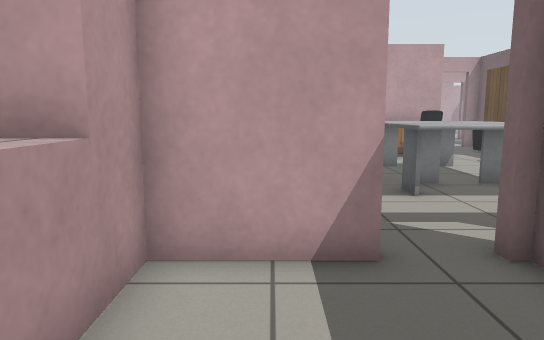
view 1 (above)

15 first-person views from a walk through a robot-simulator world made for Gazebo. The camera is 0.9 m above the floor, tilts 8° down and sees 70° across. The floor is counted in squares, 0.5 m on a side. Each view is taken from the middle of a square. On the plan, view 1 faces up. The plan holds only what a view shows up to about 18 squares ahead; the rest is blank. The place goes on beyond the plan. Simple patterns stand in for the simulator's built-in surfaces. Simple shapes stand in for some stock models. Surface patterns are stand-ins for the level's own textures.

view 2
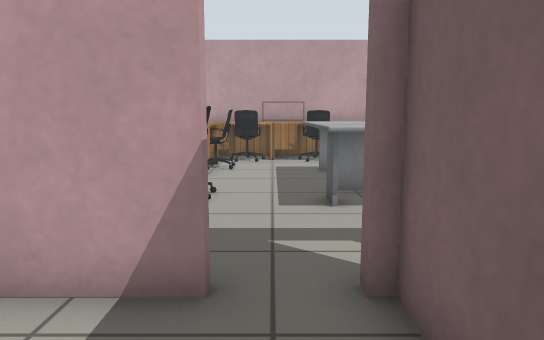

view 3
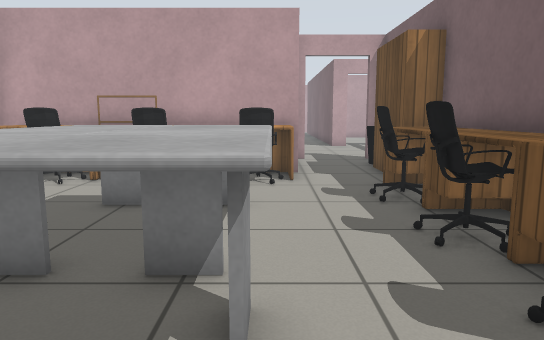

view 4
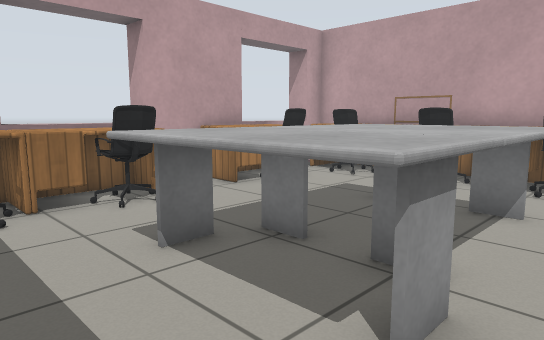

view 5
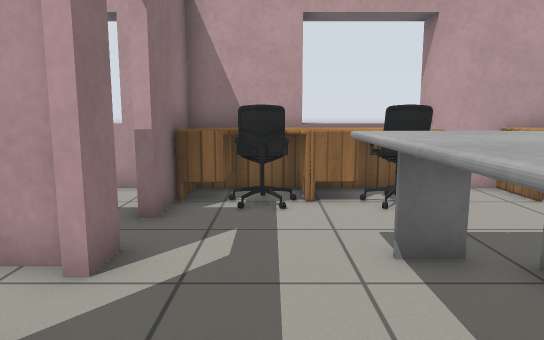

view 6
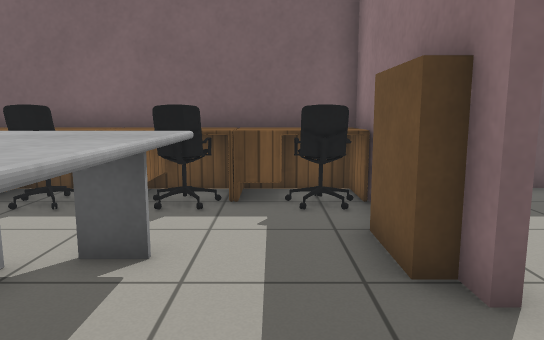

view 7
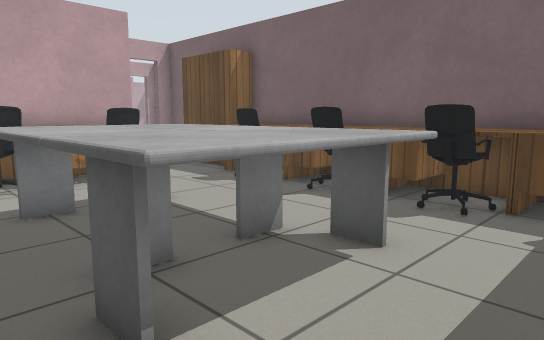

view 8
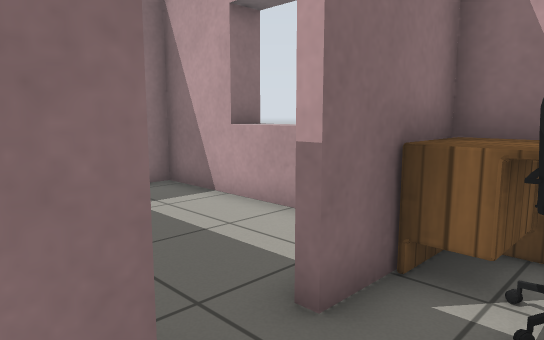

view 9
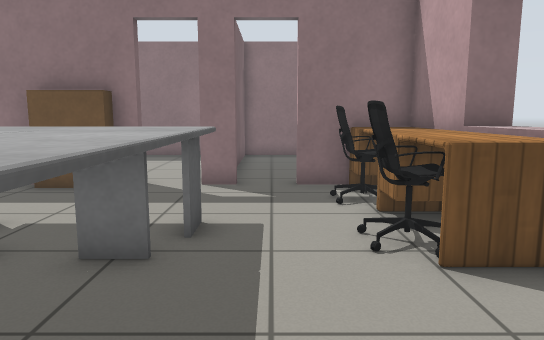

view 10
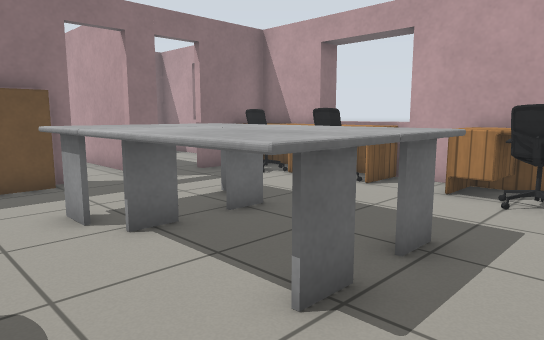

view 11
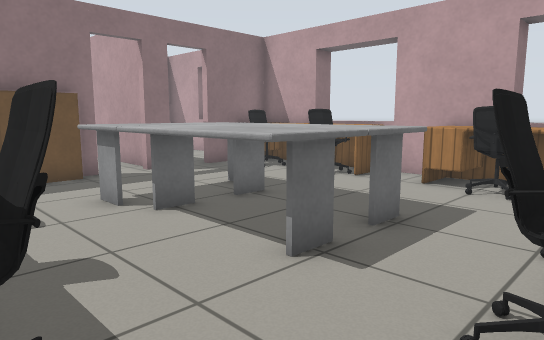

view 12
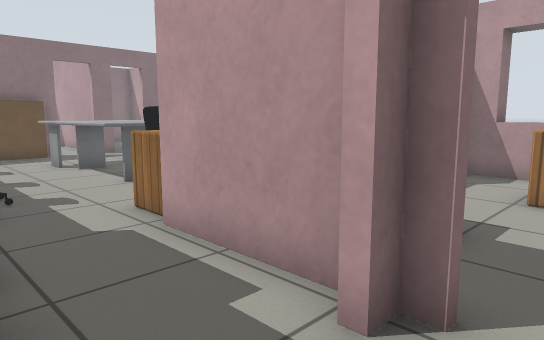

view 13
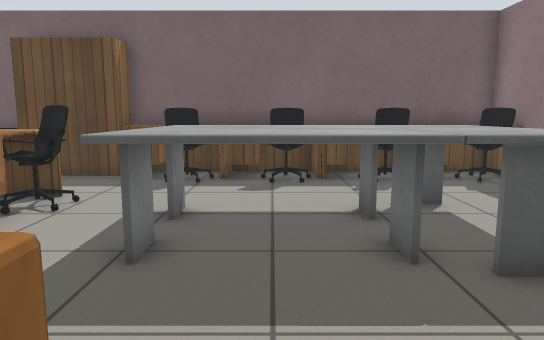

view 14
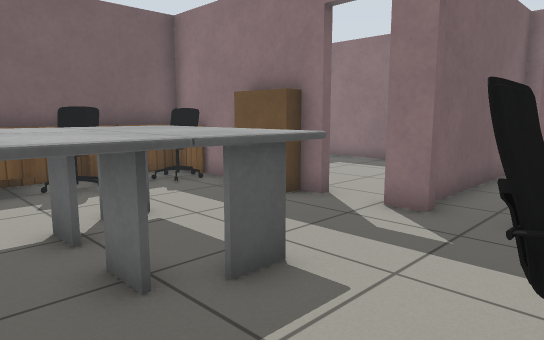

view 15
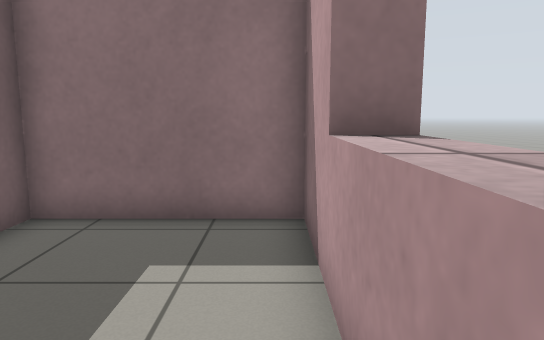

### Floor plan
Ten units are one square. View 1 is at (0, 0); x grows to the right and y downward. Boxes are objects, and circles mark ways between rooms. Rooms are numbered by the first view taken in them; rooms with no view inside come last. Other rooms are left out.
<svg viewBox="-21 -240 156 271">
<path fill="none" stroke="#000" d="M14 -46 -16 -46 -16 26 32 26 32 -47M26 -183 15 -183M54 -49 116 -49 116 -166M29 -49 39 -49M-4 -183 -16 -183 -16 -49 14 -49M78 -219 78 -183 74 -183M116 -201 116 -222 109 -222M78 -230 78 -225"/>
<rect x="-15" y="-85" width="20" height="40" fill="#bbb"><title>desk</title></rect>
<rect x="-15" y="-115" width="20" height="30" fill="#bbb"><title>desk</title></rect>
<rect x="-15" y="-155" width="20" height="30" fill="#bbb"><title>desk</title></rect>
<rect x="-15" y="-185" width="30" height="20" fill="#bbb"><title>desk</title></rect>
<rect x="-5" y="-75" width="20" height="20" fill="#bbb"><title>office chair</title></rect>
<rect x="-5" y="-105" width="20" height="20" fill="#bbb"><title>office chair</title></rect>
<rect x="-5" y="-155" width="20" height="20" fill="#bbb"><title>office chair</title></rect>
<rect x="5" y="-175" width="10" height="20" fill="#bbb"><title>office chair</title></rect>
<rect x="15" y="-185" width="40" height="20" fill="#bbb"><title>desk</title></rect>
<rect x="25" y="-105" width="50" height="30" fill="#bbb"><title>table</title></rect>
<rect x="25" y="-145" width="20" height="40" fill="#bbb"><title>table</title></rect>
<rect x="25" y="-175" width="20" height="20" fill="#bbb"><title>office chair</title></rect>
<rect x="45" y="-145" width="30" height="40" fill="#bbb"><title>table</title></rect>
<rect x="45" y="-185" width="40" height="20" fill="#bbb"><title>desk</title></rect>
<rect x="55" y="-175" width="20" height="20" fill="#bbb"><title>office chair</title></rect>
<rect x="65" y="-55" width="10" height="10" fill="#bbb"><title>bookshelf</title></rect>
<rect x="85" y="-65" width="20" height="10" fill="#bbb"><title>office chair</title></rect>
<rect x="85" y="-95" width="20" height="20" fill="#bbb"><title>office chair</title></rect>
<rect x="85" y="-125" width="20" height="20" fill="#bbb"><title>office chair</title></rect>
<rect x="85" y="-155" width="20" height="20" fill="#bbb"><title>office chair</title></rect>
<rect x="95" y="-85" width="20" height="40" fill="#bbb"><title>desk</title></rect>
<rect x="95" y="-105" width="20" height="20" fill="#bbb"><title>desk</title></rect>
<rect x="95" y="-135" width="20" height="30" fill="#bbb"><title>desk</title></rect>
<rect x="95" y="-165" width="20" height="30" fill="#bbb"><title>desk</title></rect>
<rect x="105" y="-195" width="10" height="40" fill="#bbb"><title>bookshelf</title></rect>
<rect x="105" y="-215" width="10" height="20" fill="#bbb"><title>bin</title></rect>
<circle cx="35" cy="-50" r="3" fill="#2a7"/>
<circle cx="100" cy="-220" r="3" fill="#2a7"/>
<text x="0" y="-10">1</text>
<text x="50" y="-120">2</text>
<text x="130" y="-190">3</text>
</svg>
Room 1 opens to room 2. Room 2 opens to room 3.

Where each view was taken, in squares from view 1:
view 1: 0 up, 0 right, facing up
view 2: 1 up, 2 right, facing up
view 3: 6 up, 7 right, facing up
view 4: 6 up, 8 right, facing up-left
view 5: 7 up, 8 right, facing left
view 6: 7 up, 2 right, facing right
view 7: 6 up, 2 right, facing up-right
view 8: 7 up, 4 right, facing down-left
view 9: 15 up, 2 right, facing down
view 10: 16 up, 9 right, facing down-left
view 11: 17 up, 10 right, facing down-left
view 12: 24 up, 11 right, facing down-left
view 13: 12 up, 1 left, facing right
view 14: 12 up, 0 right, facing down-right
view 15: 4 up, 1 left, facing down
